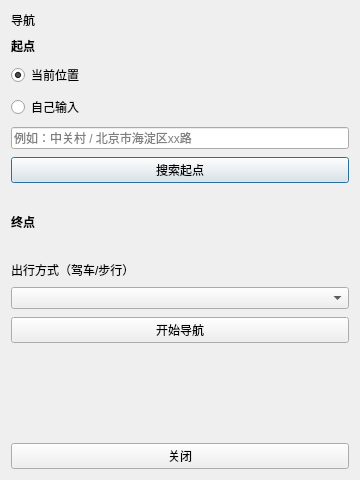
<?xml version="1.0" encoding="UTF-8"?>
<ui version="4.0">
 <class>NavigationDialog</class>
 <widget class="QDialog" name="NavigationDialog">
  <property name="windowTitle">
   <string>导航</string>
  </property>
  <property name="minimumSize">
   <size>
    <width>360</width>
    <height>480</height>
   </size>
  </property>
  <layout class="QVBoxLayout" name="verticalLayout">
   <property name="spacing">
    <number>8</number>
   </property>
   <item>
    <widget class="QLabel" name="titleLabel">
     <property name="text">
      <string>导航</string>
     </property>
    </widget>
   </item>
   <item>
    <widget class="QLabel" name="originHint">
     <property name="text">
      <string>起点</string>
     </property>
     <property name="font">
      <font>
       <bold>true</bold>
      </font>
     </property>
    </widget>
   </item>
   <item>
    <widget class="QRadioButton" name="currentOriginRadio">
     <property name="text">
      <string>当前位置</string>
     </property>
     <property name="checked">
      <bool>true</bool>
     </property>
    </widget>
   </item>
   <item>
    <widget class="QRadioButton" name="customOriginRadio">
     <property name="text">
      <string>自己输入</string>
     </property>
    </widget>
   </item>
   <item>
    <widget class="QLineEdit" name="originEdit">
     <property name="visible">
      <bool>false</bool>
     </property>
     <property name="placeholderText">
      <string>例如：中关村 / 北京市海淀区xx路</string>
     </property>
     <property name="clearButtonEnabled">
      <bool>true</bool>
     </property>
    </widget>
   </item>
   <item>
    <widget class="QPushButton" name="searchOriginButton">
     <property name="visible">
      <bool>false</bool>
     </property>
     <property name="text">
      <string>搜索起点</string>
     </property>
    </widget>
   </item>
   <item>
    <widget class="QLabel" name="originStatus">
     <property name="visible">
      <bool>false</bool>
     </property>
     <property name="text">
      <string/>
     </property>
     <property name="wordWrap">
      <bool>true</bool>
     </property>
    </widget>
   </item>
   <item>
    <widget class="QLabel" name="destHint">
     <property name="text">
      <string>终点</string>
     </property>
     <property name="font">
      <font>
       <bold>true</bold>
      </font>
     </property>
    </widget>
   </item>
   <item>
    <widget class="QLabel" name="destValue">
     <property name="text">
      <string/>
     </property>
     <property name="wordWrap">
      <bool>true</bool>
     </property>
    </widget>
   </item>
   <item>
    <widget class="QLabel" name="modeHint">
     <property name="text">
      <string>出行方式（驾车/步行）</string>
     </property>
    </widget>
   </item>
   <item>
    <widget class="QComboBox" name="modeCombo"/>
   </item>
   <item>
    <widget class="QPushButton" name="navigateButton">
     <property name="text">
      <string>开始导航</string>
     </property>
    </widget>
   </item>
   <item>
    <widget class="QLabel" name="mapHint">
     <property name="text">
      <string/>
     </property>
     <property name="wordWrap">
      <bool>true</bool>
     </property>
    </widget>
   </item>
   <item>
    <widget class="QWidget" name="mapHost">
     <property name="minimumSize">
      <size>
       <width>0</width>
       <height>0</height>
      </size>
     </property>
     <property name="sizePolicy">
      <sizepolicy hsizetype="Expanding" vsizetype="Expanding">
       <horstretch>0</horstretch>
       <verstretch>1</verstretch>
      </sizepolicy>
     </property>
     <layout class="QVBoxLayout" name="mapHostLayout">
      <property name="leftMargin">
       <number>0</number>
      </property>
      <property name="topMargin">
       <number>0</number>
      </property>
      <property name="rightMargin">
       <number>0</number>
      </property>
      <property name="bottomMargin">
       <number>0</number>
      </property>
     </layout>
    </widget>
   </item>
   <item>
    <spacer name="verticalSpacer">
     <property name="orientation">
      <enum>Qt::Vertical</enum>
     </property>
     <property name="sizeHint" stdset="0">
      <size>
       <width>20</width>
       <height>12</height>
      </size>
     </property>
    </spacer>
   </item>
   <item>
    <widget class="QPushButton" name="closeButton">
     <property name="text">
      <string>关闭</string>
     </property>
    </widget>
   </item>
  </layout>
 </widget>
 <resources/>
 <connections/>
</ui>
